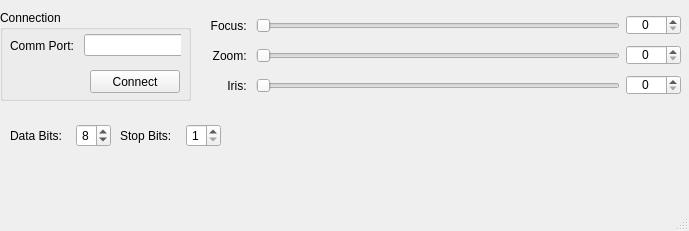
<?xml version="1.0" encoding="UTF-8"?>
<ui version="4.0">
 <class>SR</class>
 <widget class="QMainWindow" name="SR">
  <property name="geometry">
   <rect>
    <x>0</x>
    <y>0</y>
    <width>689</width>
    <height>231</height>
   </rect>
  </property>
  <property name="windowTitle">
   <string>Stingray Lens Control</string>
  </property>
  <widget class="QWidget" name="centralwidget">
   <widget class="QWidget" name="horizontalLayoutWidget">
    <property name="geometry">
     <rect>
      <x>210</x>
      <y>10</y>
      <width>471</width>
      <height>31</height>
     </rect>
    </property>
    <layout class="QHBoxLayout" name="horizontalLayout">
     <item>
      <widget class="QLabel" name="label">
       <property name="minimumSize">
        <size>
         <width>40</width>
         <height>0</height>
        </size>
       </property>
       <property name="maximumSize">
        <size>
         <width>40</width>
         <height>16777215</height>
        </size>
       </property>
       <property name="text">
        <string>Focus: </string>
       </property>
       <property name="alignment">
        <set>Qt::AlignRight|Qt::AlignTrailing|Qt::AlignVCenter</set>
       </property>
      </widget>
     </item>
     <item>
      <widget class="QSlider" name="focus_slider">
       <property name="maximum">
        <number>10000</number>
       </property>
       <property name="orientation">
        <enum>Qt::Horizontal</enum>
       </property>
      </widget>
     </item>
     <item>
      <widget class="QSpinBox" name="focus_spinner">
       <property name="minimumSize">
        <size>
         <width>55</width>
         <height>20</height>
        </size>
       </property>
       <property name="maximumSize">
        <size>
         <width>55</width>
         <height>20</height>
        </size>
       </property>
       <property name="alignment">
        <set>Qt::AlignCenter</set>
       </property>
       <property name="maximum">
        <number>10000</number>
       </property>
       <property name="value">
        <number>0</number>
       </property>
      </widget>
     </item>
    </layout>
   </widget>
   <widget class="QGroupBox" name="connect_gb">
    <property name="geometry">
     <rect>
      <x>0</x>
      <y>10</y>
      <width>191</width>
      <height>91</height>
     </rect>
    </property>
    <property name="title">
     <string>Connection</string>
    </property>
    <widget class="QWidget" name="horizontalLayoutWidget_2">
     <property name="geometry">
      <rect>
       <x>10</x>
       <y>20</y>
       <width>171</width>
       <height>31</height>
      </rect>
     </property>
     <layout class="QHBoxLayout" name="horizontalLayout_2">
      <item>
       <widget class="QLabel" name="label_2">
        <property name="text">
         <string>Comm Port: </string>
        </property>
       </widget>
      </item>
      <item>
       <widget class="QLineEdit" name="comm_port">
        <property name="minimumSize">
         <size>
          <width>100</width>
          <height>0</height>
         </size>
        </property>
        <property name="maximumSize">
         <size>
          <width>100</width>
          <height>16777215</height>
         </size>
        </property>
       </widget>
      </item>
     </layout>
    </widget>
    <widget class="QPushButton" name="connect_btn">
     <property name="geometry">
      <rect>
       <x>90</x>
       <y>60</y>
       <width>90</width>
       <height>23</height>
      </rect>
     </property>
     <property name="minimumSize">
      <size>
       <width>90</width>
       <height>0</height>
      </size>
     </property>
     <property name="maximumSize">
      <size>
       <width>90</width>
       <height>16777215</height>
      </size>
     </property>
     <property name="text">
      <string>Connect</string>
     </property>
    </widget>
   </widget>
   <widget class="QWidget" name="horizontalLayoutWidget_3">
    <property name="geometry">
     <rect>
      <x>10</x>
      <y>120</y>
      <width>101</width>
      <height>31</height>
     </rect>
    </property>
    <layout class="QHBoxLayout" name="horizontalLayout_3">
     <item>
      <widget class="QLabel" name="label_3">
       <property name="maximumSize">
        <size>
         <width>70</width>
         <height>16777215</height>
        </size>
       </property>
       <property name="text">
        <string>Data Bits: </string>
       </property>
      </widget>
     </item>
     <item>
      <widget class="QSpinBox" name="data_bits">
       <property name="minimumSize">
        <size>
         <width>35</width>
         <height>0</height>
        </size>
       </property>
       <property name="maximumSize">
        <size>
         <width>35</width>
         <height>16777215</height>
        </size>
       </property>
       <property name="alignment">
        <set>Qt::AlignCenter</set>
       </property>
       <property name="minimum">
        <number>7</number>
       </property>
       <property name="maximum">
        <number>9</number>
       </property>
       <property name="value">
        <number>8</number>
       </property>
      </widget>
     </item>
    </layout>
   </widget>
   <widget class="QWidget" name="horizontalLayoutWidget_4">
    <property name="geometry">
     <rect>
      <x>120</x>
      <y>120</y>
      <width>101</width>
      <height>31</height>
     </rect>
    </property>
    <layout class="QHBoxLayout" name="horizontalLayout_4">
     <item>
      <widget class="QLabel" name="label_4">
       <property name="maximumSize">
        <size>
         <width>70</width>
         <height>16777215</height>
        </size>
       </property>
       <property name="text">
        <string>Stop Bits: </string>
       </property>
      </widget>
     </item>
     <item>
      <widget class="QSpinBox" name="stop_bits">
       <property name="minimumSize">
        <size>
         <width>35</width>
         <height>0</height>
        </size>
       </property>
       <property name="maximumSize">
        <size>
         <width>35</width>
         <height>16777215</height>
        </size>
       </property>
       <property name="alignment">
        <set>Qt::AlignCenter</set>
       </property>
       <property name="minimum">
        <number>1</number>
       </property>
       <property name="maximum">
        <number>2</number>
       </property>
       <property name="value">
        <number>1</number>
       </property>
      </widget>
     </item>
    </layout>
   </widget>
   <widget class="QWidget" name="horizontalLayoutWidget_5">
    <property name="geometry">
     <rect>
      <x>210</x>
      <y>40</y>
      <width>471</width>
      <height>31</height>
     </rect>
    </property>
    <layout class="QHBoxLayout" name="horizontalLayout_5">
     <item>
      <widget class="QLabel" name="label_5">
       <property name="minimumSize">
        <size>
         <width>40</width>
         <height>0</height>
        </size>
       </property>
       <property name="maximumSize">
        <size>
         <width>40</width>
         <height>16777215</height>
        </size>
       </property>
       <property name="text">
        <string>Zoom: </string>
       </property>
       <property name="alignment">
        <set>Qt::AlignRight|Qt::AlignTrailing|Qt::AlignVCenter</set>
       </property>
      </widget>
     </item>
     <item>
      <widget class="QSlider" name="zoom_slider">
       <property name="maximum">
        <number>10000</number>
       </property>
       <property name="orientation">
        <enum>Qt::Horizontal</enum>
       </property>
      </widget>
     </item>
     <item>
      <widget class="QSpinBox" name="zoom_spinner">
       <property name="minimumSize">
        <size>
         <width>55</width>
         <height>20</height>
        </size>
       </property>
       <property name="maximumSize">
        <size>
         <width>55</width>
         <height>20</height>
        </size>
       </property>
       <property name="alignment">
        <set>Qt::AlignCenter</set>
       </property>
       <property name="maximum">
        <number>10000</number>
       </property>
       <property name="value">
        <number>0</number>
       </property>
      </widget>
     </item>
    </layout>
   </widget>
   <widget class="QWidget" name="horizontalLayoutWidget_6">
    <property name="geometry">
     <rect>
      <x>210</x>
      <y>70</y>
      <width>471</width>
      <height>31</height>
     </rect>
    </property>
    <layout class="QHBoxLayout" name="horizontalLayout_6">
     <item>
      <widget class="QLabel" name="label_6">
       <property name="minimumSize">
        <size>
         <width>40</width>
         <height>0</height>
        </size>
       </property>
       <property name="maximumSize">
        <size>
         <width>40</width>
         <height>16777215</height>
        </size>
       </property>
       <property name="text">
        <string>Iris: </string>
       </property>
       <property name="alignment">
        <set>Qt::AlignRight|Qt::AlignTrailing|Qt::AlignVCenter</set>
       </property>
      </widget>
     </item>
     <item>
      <widget class="QSlider" name="iris_slider">
       <property name="maximum">
        <number>100</number>
       </property>
       <property name="orientation">
        <enum>Qt::Horizontal</enum>
       </property>
      </widget>
     </item>
     <item>
      <widget class="QSpinBox" name="iris_spinner">
       <property name="minimumSize">
        <size>
         <width>55</width>
         <height>20</height>
        </size>
       </property>
       <property name="maximumSize">
        <size>
         <width>55</width>
         <height>20</height>
        </size>
       </property>
       <property name="alignment">
        <set>Qt::AlignCenter</set>
       </property>
       <property name="maximum">
        <number>100</number>
       </property>
       <property name="value">
        <number>0</number>
       </property>
      </widget>
     </item>
    </layout>
   </widget>
  </widget>
  <widget class="QMenuBar" name="menubar">
   <property name="geometry">
    <rect>
     <x>0</x>
     <y>0</y>
     <width>689</width>
     <height>21</height>
    </rect>
   </property>
  </widget>
  <widget class="QStatusBar" name="statusbar"/>
 </widget>
 <resources/>
 <connections/>
</ui>
